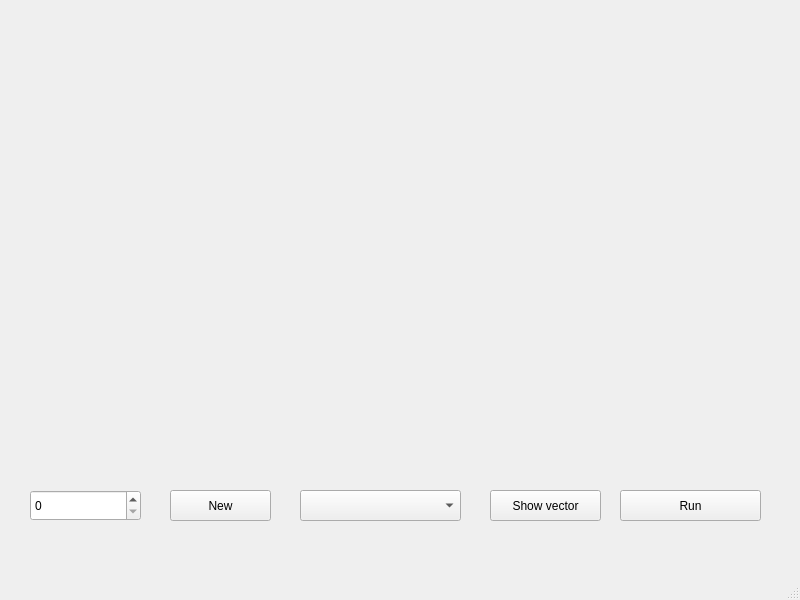
<?xml version="1.0" encoding="UTF-8"?>
<ui version="4.0">
 <class>MainWindow</class>
 <widget class="QMainWindow" name="MainWindow">
  <property name="geometry">
   <rect>
    <x>0</x>
    <y>0</y>
    <width>800</width>
    <height>600</height>
   </rect>
  </property>
  <property name="windowTitle">
   <string>MainWindow</string>
  </property>
  <widget class="QWidget" name="centralwidget">
   <widget class="QCustomPlot" name="plot" native="true">
    <property name="geometry">
     <rect>
      <x>30</x>
      <y>20</y>
      <width>731</width>
      <height>451</height>
     </rect>
    </property>
   </widget>
   <widget class="QPushButton" name="button_Run">
    <property name="geometry">
     <rect>
      <x>620</x>
      <y>490</y>
      <width>141</width>
      <height>31</height>
     </rect>
    </property>
    <property name="text">
     <string>Run</string>
    </property>
   </widget>
   <widget class="QPushButton" name="button_New">
    <property name="geometry">
     <rect>
      <x>170</x>
      <y>490</y>
      <width>101</width>
      <height>31</height>
     </rect>
    </property>
    <property name="text">
     <string>New</string>
    </property>
   </widget>
   <widget class="QComboBox" name="comboBox">
    <property name="geometry">
     <rect>
      <x>300</x>
      <y>490</y>
      <width>161</width>
      <height>31</height>
     </rect>
    </property>
   </widget>
   <widget class="QSpinBox" name="spinBox">
    <property name="geometry">
     <rect>
      <x>30</x>
      <y>490</y>
      <width>111</width>
      <height>31</height>
     </rect>
    </property>
   </widget>
   <widget class="QPushButton" name="pushButton">
    <property name="geometry">
     <rect>
      <x>490</x>
      <y>490</y>
      <width>111</width>
      <height>31</height>
     </rect>
    </property>
    <property name="text">
     <string>Show vector</string>
    </property>
   </widget>
  </widget>
  <widget class="QMenuBar" name="menubar">
   <property name="geometry">
    <rect>
     <x>0</x>
     <y>0</y>
     <width>800</width>
     <height>21</height>
    </rect>
   </property>
  </widget>
  <widget class="QStatusBar" name="statusbar"/>
 </widget>
 <customwidgets>
  <customwidget>
   <class>QCustomPlot</class>
   <extends>QWidget</extends>
   <header>qcustomplot.h</header>
   <container>1</container>
  </customwidget>
 </customwidgets>
 <resources/>
 <connections/>
</ui>
